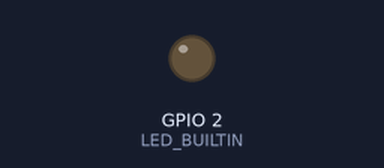
The program below on a simulated ESP8266 (Wemos D1 mini). On the bench: output pins drawn as LEDs (lit = HIGH, except the on-board LED, lit = LOW). WiFi joins after 1.5 s; servers stay silent unless stated; what the program prints to the serial monitor is not drawn.

Above: at 6.1 s.
At 9.3 s:
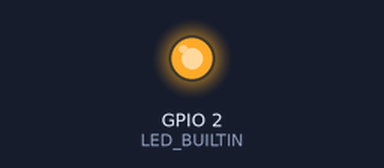
At 12.55 s:
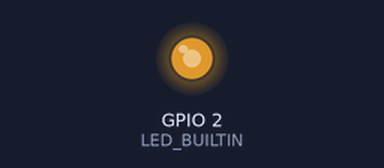
Timing chart, 0 to 17.7 s (numbered marks = the images above):
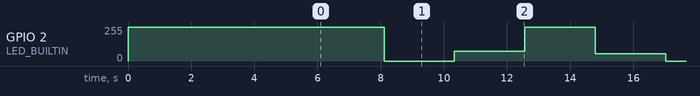

The program:

main.cpp
```cpp
long currenttime = 0;

#include <jled.h>
// // breathe LED for 5 times, LED is connected to pin 9 (PWM capable) gpio
auto led_on = JLed(LED_BUILTIN).Breathe(3000).Forever();
auto led_off = JLed(LED_BUILTIN).LowActive().Off();

#include <ESP8266WiFi.h>
#include "network.h"
#include "bms2.h"
OverkillSolarBms2 bms = OverkillSolarBms2();

#include "RemoteXY_functions.h"
#include "RemoteXY_callbacks.h"
#include <Arduino.h>
#include <ArduinoOTA.h>
#include "OTA.h"


void setup()
{
  led_off.Update();
  Serial.begin(9600);

  ConnectWifi();

  OTA_Functions();

  bms.begin(&Serial);
  bms.set_query_rate(500);

  while(1) {
    bms.main_task(true);
    if (millis() >= 5000) {
        break;
    }
    delay(10);
  }


}

void loop()
{
  currenttime = millis();
  manageBlynkConnection2();
  bms.main_task(true);

  led_on.Update();
  ArduinoOTA.handle();

  // apply changes for App Outputs - only need to do this for controls
  RemoteXY_callbacks();

  sendBMSData();
}
```

OTA.h
```cpp
void OTA_Functions() {
  ArduinoOTA.onStart([]() {
    String type;
    if (ArduinoOTA.getCommand() == U_FLASH)
      type = "sketch";
    else // U_SPIFFS
      type = "filesystem";

    // NOTE: if updating SPIFFS this would be the place to unmount SPIFFS using SPIFFS.end()
    // Serial.println("Start updating " + type);
  });
  ArduinoOTA.onEnd([]() {
    // Serial.println("\nEnd");
  });
  ArduinoOTA.onProgress([](unsigned int progress, unsigned int total) {
    // Serial.printf("Progress: %u%%\r", (progress / (total / 100)));
  });
  ArduinoOTA.onError([](ota_error_t error) {
    // Serial.printf("Error[%u]: ", error);
    // if (error == OTA_AUTH_ERROR) Serial.println("Auth Failed");
    // else if (error == OTA_BEGIN_ERROR) Serial.println("Begin Failed");
    // else if (error == OTA_CONNECT_ERROR) Serial.println("Connect Failed");
    // else if (error == OTA_RECEIVE_ERROR) Serial.println("Receive Failed");
    // else if (error == OTA_END_ERROR) Serial.println("End Failed");
  });
  ArduinoOTA.begin();
  // Serial.println("Ready");
  // Serial.print("IP address: ");
  // Serial.println(WiFi.localIP());
}
```

RemoteXY_callbacks.h
```cpp
// apply changes for App Outputs - only need to do this for controls
void RemoteXY_callbacks() {
  // if (Sensors.set_temp != RemoteXY.set_temp) {
  //   Serial.println("setting temperature value");
  //   set_value("set_temp_display", String(RemoteXY.set_temp));
  //   set_value("set_temp", String(RemoteXY.set_temp));
  //   // set_value("Temp", String(RemoteXY.Temp));
  //   // RemoteXY.Temp = Sensors.Temp;
  //   Sensors = RemoteXY;
  // }


}


  
```

RemoteXY_functions.h
```cpp
#include <ESP8266HTTPClient.h>
#include <WiFiClient.h>
#include <ArduinoJson.h>


String mainURL ="http://192.168.8.146:8000";
JsonDocument doc;


long get_data_timer = 0;
long get_data_interval = 500; // ms

long send_data_timer = 0;
long send_data_interval = 1000; // ms


// convert float to char array
String floatToCharArray(float val, int decimal_places=3) {
  char temp[32];
  dtostrf(val, 0, decimal_places, temp);
  return String(temp);
}


void set_value(String key, String value) {
  WiFiClient client;
  HTTPClient http;

  // Serial.print("[HTTP] begin...");

  if (http.begin(client, mainURL + "/set_value/" + key + "/" + value)) {  // HTTP
    // Serial.print("[HTTP] GET...");
    // start connection and send HTTP header
    int httpCode = http.GET();

    // httpCode will be negative on error
    if (httpCode > 0) {
      // HTTP header has been send and Server response header has been handled
      // Serial.printf("[HTTP] GET code: %d", httpCode);

      // file found at server
      if (httpCode == HTTP_CODE_OK || httpCode == HTTP_CODE_MOVED_PERMANENTLY) {
        String payload = http.getString();
        // deserializeJson(doc, payload);
        // Serial.println(payload);
      }
    } else {
      // Serial.printf("[HTTP] GET failed, error: %s", http.errorToString(httpCode).c_str());
    }

    http.end();
  } else {
    // Serial.printf("[HTTP} Unable to connect");
  }
}

void set_BMS_values(int bms, String values) {
  WiFiClient client;
  HTTPClient http;

  // Serial.print("[HTTP] begin...");

  if (http.begin(client, mainURL + "/set_bms_params/" + bms + "/" + values)) {  // HTTP
    // Serial.print("[HTTP] GET...");
    // start connection and send HTTP header
    int httpCode = http.GET();

    // httpCode will be negative on error
    if (httpCode > 0) {
      // HTTP header has been send and Server response header has been handled
      // Serial.printf("[HTTP] GET code: %d", httpCode);

      // file found at server
      if (httpCode == HTTP_CODE_OK || httpCode == HTTP_CODE_MOVED_PERMANENTLY) {
        String payload = http.getString();
        // deserializeJson(doc, payload);
        // Serial.println(payload);
      }
    } else {
      // Serial.printf("[HTTP] GET failed, error: %s", http.errorToString(httpCode).c_str());
    }

    http.end();
  } else {
    // Serial.printf("[HTTP} Unable to connect");
  }
}


double get_max_delta() {
  // find minimum of cell voltage of all cells
  double min_voltage = 5;
  double max_voltage = 0;
  for (int i = 0; i < 4; i++) {
    if (bms.get_cell_voltage(i) < min_voltage) {
      min_voltage = bms.get_cell_voltage(i);
    }
    if (bms.get_cell_voltage(i) > max_voltage) {
      max_voltage = bms.get_cell_voltage(i);
    }
  }

  return max_voltage - min_voltage;
}


void sendBMSData() {
  if ((currenttime - send_data_timer) < send_data_interval) {
    return;
  }
  send_data_timer = currenttime;
  // Assign all variable values to Sensor structure
  String values = "";

  double soc = bms.get_balance_capacity();
  double capacity = bms.get_rate_capacity();
  double soc_percent = (soc / capacity) * 100.0;

  values += String(bms.get_voltage()) + "/";
  values += String(bms.get_current()) + "/";
  values += String(soc_percent) + "/";
  values += String(soc_percent) + "/";
  values += String(bms.get_discharge_mosfet_status()) + "/";
  values += String(bms.get_charge_mosfet_status()) + "/";
  values += String(bms.get_ntc_temperature(0)*1.8 + 32.0) + "/";
  values += String(bms.get_ntc_temperature(1)*1.8 + 32.0) + "/";
  values += String(soc) + "/";
  values += String(capacity) + "/";
  // cell voltages
  values += floatToCharArray(bms.get_cell_voltage(0), 3) + "/";
  values += floatToCharArray(bms.get_cell_voltage(1), 3) + "/";
  values += floatToCharArray(bms.get_cell_voltage(2), 3) + "/";
  values += floatToCharArray(bms.get_cell_voltage(3), 3) + "/";
  // balance state
  values += String(bms.get_balance_status(0)) + "/";
  values += String(bms.get_balance_status(1)) + "/";
  values += String(bms.get_balance_status(2)) + "/";
  values += String(bms.get_balance_status(3)) + "/";
  // cycle count
  values += String(bms.get_cycle_count()) + "/";
  // fault count
  values += String(bms.get_fault_count()) + "/";
  values += floatToCharArray(get_max_delta(), 3) + "/";

  values = values.substring(0, values.length() - 1);
  // Serial.println(values);

  set_BMS_values(3, values);

  // Blynk.virtualWrite(V5, bms.get_voltage());
  // Blynk.virtualWrite(V6, bms.get_current());
  // Blynk.virtualWrite(V7, soc_percent);
  // Blynk.virtualWrite(V8, bms.get_discharge_mosfet_status());
  // Blynk.virtualWrite(V9, bms.get_charge_mosfet_status());
  // Blynk.virtualWrite(V10, bms.get_ntc_temperature(0)*1.8 + 32.0);
  // Blynk.virtualWrite(V11, bms.get_ntc_temperature(1)*1.8 + 32.0);
  // Blynk.virtualWrite(V12, soc);
  // Blynk.virtualWrite(V13, capacity);
  // // cell voltages
  // Blynk.virtualWrite(V14, bms.get_cell_voltage(0));
  // Blynk.virtualWrite(V0, bms.get_cell_voltage(1));
  // Blynk.virtualWrite(V15, bms.get_cell_voltage(2));
  // Blynk.virtualWrite(V16, bms.get_cell_voltage(3));
  // // balance state
  // Blynk.virtualWrite(V1, bms.get_balance_status(0));
  // Blynk.virtualWrite(V2, bms.get_balance_status(1));
  // Blynk.virtualWrite(V3, bms.get_balance_status(2));
  // Blynk.virtualWrite(V4, bms.get_balance_status(3));
  // // cycle count
  // Blynk.virtualWrite(V47, bms.get_cycle_count());
  // // fault count
  // Blynk.virtualWrite(V48, bms.get_fault_count());
}
```

network.h
```cpp
char ssid[] = "GL-AX1800-50f";
char pass[] = "SpottsHotSpot";

void printWifiStatus() {
  // print the SSID of the network you're attached to:
  Serial.print("SSID: ");
  Serial.println(WiFi.SSID());

  // print your WiFi shield's IP address:
  IPAddress ip = WiFi.localIP();
  Serial.print("IP Address: ");
  Serial.println(ip);

  // print the received signal strength:
  long rssi = WiFi.RSSI();
  //  Serial.print("signal strength (RSSI):");
  Serial.print(rssi);
  Serial.println(" dBm");
}


void ConnectWifi() {
  // Serial.print("Attempting to connect to SSID: ");
  // Serial.println(WiFi.SSID());
  WiFi.persistent(false);  // May be able to set to true disables automatic saving of wifi credentials
  WiFi.mode(WIFI_STA);
  WiFi.begin(ssid, pass);
  // Blynk.connect();

  int t1 = millis();
  while (!WiFi.isConnected()) {  // was !Blynk.connected()
    int t2 = millis();
    delay(500);
    // Serial.print(".");
    if ((t2 - t1) > 10000) {
      ESP.wdtDisable();
      while (true) {};
    }
  }

  // Serial.println("\nConnected to wifi");
  printWifiStatus();
}

void manageBlynkConnection2() {
  if (!WiFi.isConnected()) {    // changed from !Blynk.connected()
    // Serial.println("Wifi Disconnected");
    led_off.Update();
    ConnectWifi();
  }
}
```
